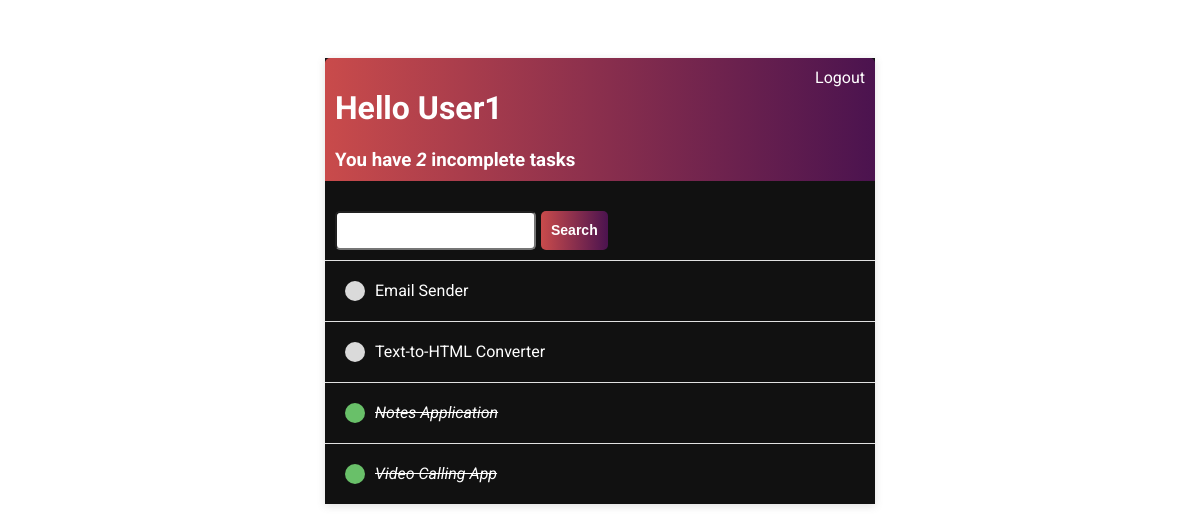
/ (signed in), run on the app's committed database.
### base/models.py (models this page shows)
class Task(models.Model):
    user = models.ForeignKey(
        User, on_delete=models.CASCADE, null=True, blank=True)
    title = models.CharField(max_length=200)
    description = models.TextField(null=True, blank=True)
    complete = models.BooleanField(default=False)
    created = models.DateTimeField(auto_now_add=True)
    def __str__(self):
        return self.title
    class Meta:
        ordering = ['complete']

### base/views.py (the view)
# urls.py: path('', TaskList.as_view(), name='tasks'),
class TaskList(LoginRequiredMixin, ListView):
    model = Task
    context_object_name = 'tasks'
    template_name = 'base/task.html'
    fields = '__all__'
    def get_context_data(self, **kwargs):
        context = super().get_context_data(**kwargs)
        user = User.objects.get(username=self.request.user.username)
        if user.is_superuser:
            context['tasks'] = context['tasks'].all()
            context['count'] = context['tasks'].all().count()
        else:
            context['tasks'] = context['tasks'].filter(user=self.request.user)
            context['count'] = context['tasks'].filter(complete=False).count()
        context["is_superuser"] = user.is_superuser
        search_input = self.request.GET.get('search-area') or ''
        if search_input:
            context['tasks'] = context['tasks'].filter(
                title__startswith=search_input)
        context['search_input'] = search_input
        return context

### base/templates/base/task.html (shortened to what this page needs)
{% load static %}
<!DOCTYPE html>
<html lang="en">
<head>
    <link rel="stylesheet" href="{% static '/css/main.css' %}">
</head>
<body>
    <div class="container">
        <div class="header-bar">
            <div>
                <h1>Hello {{request.user|title}}</h1>
                <h3 style="margin:0">You have <i>{{count}}</i> incomplete task{{count|pluralize:"s"}}</h3>
            </div>
            {% if request.user.is_authenticated %}
            <a href="{% url 'logout' %}">Logout</a>
            {% else %}
            <a href="{% url 'login' %}">Login as Admin</a>
            {% endif %}
        </div>
        <div id="search-add-wrapper">
            <form method="GET" class="search-form">
                <input type="text" name='search-area' value="{{search_input}}">
                <input class="button" type="submit" name="submit" value="Search">
            </form>
        </div>
        <div class="task-items-wrapper">
            {% for task in tasks %}
            <div class="task-wrapper">
                {% if task.complete %}
                <div class="task-title">
                    <div class="task-complete-items"></div>
                    <i><s><a href="{% url 'task' task.id %}">{{task}}</a></s></i>
                </div>
                {% else %}
                <div class="task-title">
                    <div class="task-incomplete-items"></div>
                    <a href="{% url 'task' task.id %}">{{task}}</a>
                </div>
                {% endif %}
            </div>
            {% empty %}
            <h3>No items in the list!</h3>
            {% endfor %}
        </div>
    </div>
</body>
</html>

### base/static/css/main.css (style rules this page uses)
body { background-color: #fff; font-family: "Roboto", sans-serif; padding-top: 50px; }
.container { color: #fff; max-width: 550px; margin: auto; background-color: #111; -webkit-box-shadow: rgba(99, 99, 99, 0.2) 0px 2px 8px 0px; box-shadow: rgba(99, 99, 99, 0.2) 0px 2px 8px 0px; }
.container a { text-decoration: none; color: #fff; }
.header-bar { display: flex; justify-content: space-between; color: #fff; padding: 10px; border-radius: 5px 5px 0 0; background: linear-gradient(to right, #c94b4b, #4b134f); }
.task-wrapper { display: flex; align-items: center; justify-content: space-between; padding: 20px; border-top: 1px solid rgb(226, 226, 226); }
.task-title { display: flex; }
.task-title a { margin-left: 10px; }
.task-complete-items { height: 20px; width: 20px; background-color: rgb(105, 192, 105); border-radius: 50%; }
.task-incomplete-items { height: 20px; width: 20px; background-color: rgb(218, 218, 218); border-radius: 50%; }
.search-form { margin-top: 20px; display: flex; }
#search-add-wrapper { display: flex; justify-content: space-between; align-items: center; padding: 10px; }
input[type="text"], input[type="password"], textarea { border: 1px, 1px solid #c94b4b; border-radius: 5px; padding: 10px; width: 90%; }
.button { border: none; background: linear-gradient(to right, #c94b4b, #4b134f); color: #fff; font-weight: bold; font-size: 14px; padding: 10px; border-radius: 5px; cursor: pointer; margin-left: 5px; }

### data on the page
Task: title "Email Sender"
Task: title "Text-to-HTML Converter"
Task: title "Notes Application"
Task: title "Video Calling App"

### other printed values
{{ request.user|title }} "User1"
{{ count }} "2"
